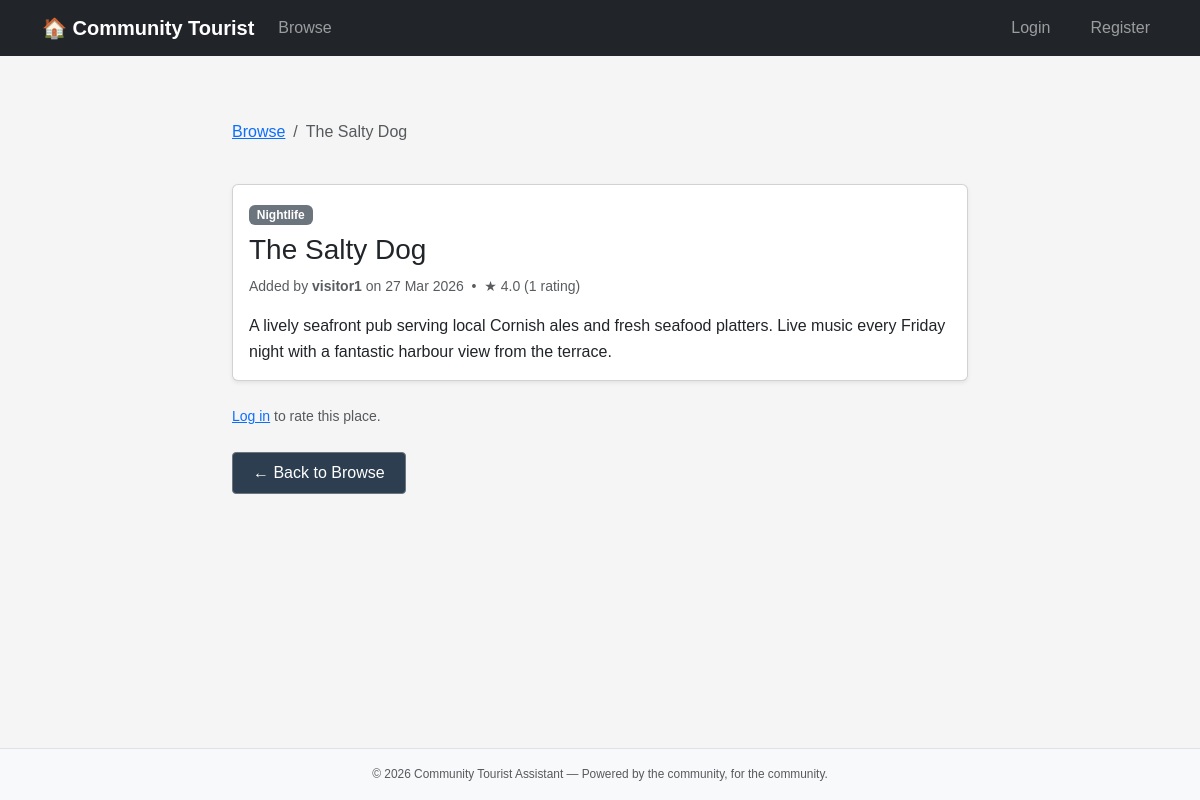
/listing/4, run on the app's committed database.
### app/models.py (models this page shows, shortened)
class Listing(db.Model):
    __tablename__ = "listings"
    id = db.Column(db.Integer, primary_key=True)
    title = db.Column(db.String(140), nullable=False)
    description = db.Column(db.Text, nullable=False)
    category_id = db.Column(db.Integer, db.ForeignKey("categories.id"), nullable=False)
    user_id = db.Column(db.Integer, db.ForeignKey("users.id"), nullable=False)
    status = db.Column(db.String(20), default="pending")  # pending | approved | rejected
    avg_rating = db.Column(db.Float, default=0.0)
    created_at = db.Column(db.DateTime, default=datetime.utcnow)
    ratings = db.relationship("Rating", backref="listing", lazy=True)

class Category(db.Model):
    __tablename__ = "categories"
    id = db.Column(db.Integer, primary_key=True)
    name = db.Column(db.String(64), unique=True, nullable=False)
    listings = db.relationship("Listing", backref="category", lazy=True)

class User(UserMixin, db.Model):
    __tablename__ = "users"
    id = db.Column(db.Integer, primary_key=True)
    username = db.Column(db.String(64), unique=True, nullable=False)
    email = db.Column(db.String(120), unique=True, nullable=False)
    password_hash = db.Column(db.String(256), nullable=False)
    is_admin = db.Column(db.Boolean, default=False)
    points = db.Column(db.Integer, default=0)
    created_at = db.Column(db.DateTime, default=datetime.utcnow)
    listings = db.relationship("Listing", backref="author", lazy=True)
    ratings = db.relationship("Rating", backref="user", lazy=True)

### app/routes/listings.py (the view)
@listings_bp.route("/listing/<int:listing_id>")
def detail(listing_id):
    listing = Listing.query.get_or_404(listing_id)
    user_rating = None
    if current_user.is_authenticated:
        user_rating = Rating.query.filter_by(
            listing_id=listing_id, user_id=current_user.id
        ).first()
    return render_template(
        "listings/detail.html",
        title=listing.title,
        listing=listing,
        user_rating=user_rating,
    )

### app/templates/listings/detail.html
{% extends "base.html" %}
{% block content %}
<div class="row justify-content-center">
    <div class="col-lg-8">
        <nav aria-label="breadcrumb" class="mb-3">
            <ol class="breadcrumb">
                <li class="breadcrumb-item"><a href="{{ url_for('listings.index') }}">Browse</a></li>
                <li class="breadcrumb-item active" aria-current="page">{{ listing.title }}</li>
            </ol>
        </nav>
        <div class="card shadow-sm mb-4">
            <div class="card-body">
                <span class="badge bg-secondary mb-2">{{ listing.category.name }}</span>
                <h2 class="card-title h3">{{ listing.title }}</h2>
                <p class="text-muted small mb-3">
                    Added by <strong>{{ listing.author.username }}</strong>
                    on {{ listing.created_at.strftime('%d %b %Y') }}
                    &nbsp;&bull;&nbsp;
                    &#9733; {{ "%.1f" | format(listing.avg_rating) }}
                    ({{ listing.ratings | length }}
                    rating{{ 's' if listing.ratings | length != 1 else '' }})
                </p>
                <p class="mb-0">{{ listing.description }}</p>
            </div>
        </div>
        {% if current_user.is_authenticated %}
        <div class="card shadow-sm mb-4">
            <div class="card-body">
                <h5 class="card-title">Rate this place</h5>
                <form method="POST" action="{{ url_for('listings.rate', listing_id=listing.id) }}"
                      class="d-flex align-items-center gap-3">
                    <select name="score" class="form-select w-auto" aria-label="Rating score">
                        {% for i in range(1, 6) %}
                        <option value="{{ i }}"
                            {{ 'selected' if user_rating and user_rating.score == i }}>
                            {{ i }} &#9733;
                        </option>
                        {% endfor %}
                    </select>
                    <button type="submit" class="btn btn-primary btn-sm">
                        {{ 'Update Rating' if user_rating else 'Submit Rating' }}
                    </button>
                </form>
            </div>
        </div>
        {% else %}
        <p class="text-muted small mb-4">
            <a href="{{ url_for('auth.login') }}">Log in</a> to rate this place.
        </p>
        {% endif %}
        <a href="{{ url_for('listings.index') }}" class="btn btn-outline-secondary">&larr; Back to Browse</a>
    </div>
</div>
{% endblock %}

### app/static/style.css (style rules this page uses)
* { box-sizing: border-box; margin: 0; padding: 0; }
body { font-family: sans-serif; font-size: 16px; line-height: 1.6; color: #222; background: #f5f5f5; display: flex; flex-direction: column; min-height: 100vh; }
nav { display: flex; align-items: center; justify-content: space-between; height: 56px; }
.btn { display: inline-block; padding: 0.5rem 1.25rem; background: #2c3e50; color: #fff; text-decoration: none; border-radius: 4px; }

### data on the page
Listing: title "The Salty Dog", created_at "27 Mar 2026", avg_rating "4.0", description "A lively seafront pub serving local Cornish ales and fresh seafood platters. Live music every Friday night with a fantastic harbour view from the terrace."
Category: category.name "Nightlife"
User: author.username "visitor1"

### other printed values
{{ listing.ratings | length }} "1"
